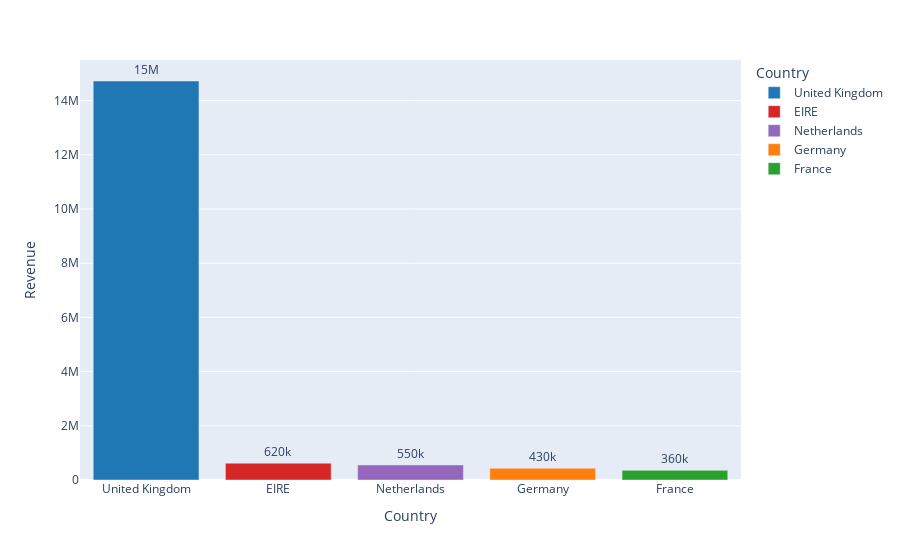

Source (notebook cell):
### Code cell
# Custom Colors and Palettes

color_map = {
    'United Kingdom': '#1f77b4',
    'Germany': '#ff7f0e',
    'France': '#2ca02c',
    'EIRE': '#d62728',
    'Netherlands': '#9467bd'
}

fig = px.bar(top_countries.head(5),
             x='Country', y='Revenue',
             text='Revenue',
             color='Country',
             color_discrete_map=color_map)

fig.update_traces(texttemplate='%{text:.2s}', textposition='outside')
fig.show()

### Figure 1 — Plotly figure (JSON) as saved in the notebook; plotly's stock layout.template omitted (floating-point values rounded to 4 significant figures)
{"data": [{"hovertemplate": "Country=%{x}<br>Revenue=%{text}<extra></extra>", "legendgroup": "United Kingdom", "marker": {"color": "#1f77b4", "pattern": {"shape": ""}}, "name": "United Kingdom", "orientation": "v", "showlegend": true, "text": [14720000.0], "textposition": "outside", "texttemplate": "%{text:.2s}", "type": "bar", "x": ["United Kingdom"], "xaxis": "x", "y": [14720000.0], "yaxis": "y"}, {"hovertemplate": "Country=%{x}<br>Revenue=%{text}<extra></extra>", "legendgroup": "EIRE", "marker": {"color": "#d62728", "pattern": {"shape": ""}}, "name": "EIRE", "orientation": "v", "showlegend": true, "text": [621600.0], "textposition": "outside", "texttemplate": "%{text:.2s}", "type": "bar", "x": ["EIRE"], "xaxis": "x", "y": [621600.0], "yaxis": "y"}, {"hovertemplate": "Country=%{x}<br>Revenue=%{text}<extra></extra>", "legendgroup": "Netherlands", "marker": {"color": "#9467bd", "pattern": {"shape": ""}}, "name": "Netherlands", "orientation": "v", "showlegend": true, "text": [554200.0], "textposition": "outside", "texttemplate": "%{text:.2s}", "type": "bar", "x": ["Netherlands"], "xaxis": "x", "y": [554200.0], "yaxis": "y"}, {"hovertemplate": "Country=%{x}<br>Revenue=%{text}<extra></extra>", "legendgroup": "Germany", "marker": {"color": "#ff7f0e", "pattern": {"shape": ""}}, "name": "Germany", "orientation": "v", "showlegend": true, "text": [431300.0], "textposition": "outside", "texttemplate": "%{text:.2s}", "type": "bar", "x": ["Germany"], "xaxis": "x", "y": [431300.0], "yaxis": "y"}, {"hovertemplate": "Country=%{x}<br>Revenue=%{text}<extra></extra>", "legendgroup": "France", "marker": {"color": "#2ca02c", "pattern": {"shape": ""}}, "name": "France", "orientation": "v", "showlegend": true, "text": [355300.0], "textposition": "outside", "texttemplate": "%{text:.2s}", "type": "bar", "x": ["France"], "xaxis": "x", "y": [355300.0], "yaxis": "y"}], "layout": {"barmode": "relative", "legend": {"title": {"text": "Country"}, "tracegroupgap": 0}, "margin": {"t": 60}, "xaxis": {"anchor": "y", "categoryarray": ["United Kingdom", "EIRE", "Netherlands", "Germany", "France"], "categoryorder": "array", "domain": [0, 1], "title": {"text": "Country"}}, "yaxis": {"anchor": "x", "domain": [0, 1], "title": {"text": "Revenue"}}}}
